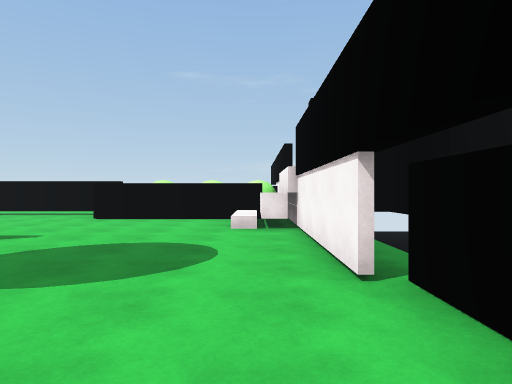
[1] (above)

16 first-person views from a walk through a 3-D level made in the Unity game engine. The camera is 1.4 m above the floor, looks level and sees 75° across. The floor is counted in squares, 2 m on a side. Each view is taken from the middle of a square. On the plan, view 1 faces up. The plan holds only what a view shows up to about 10 squares ahead; the rest is blank. The place goes on beyond the plan. The player is left out. Surface patterns are stand-ins for the level's own textures.

[2]
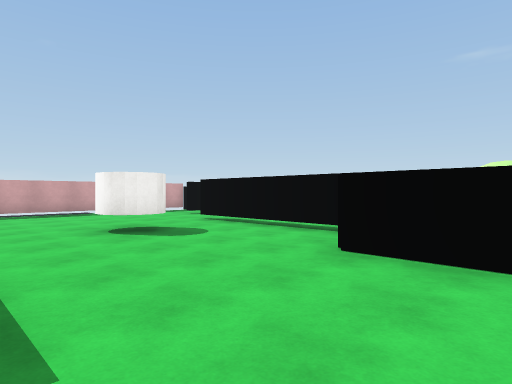

[3]
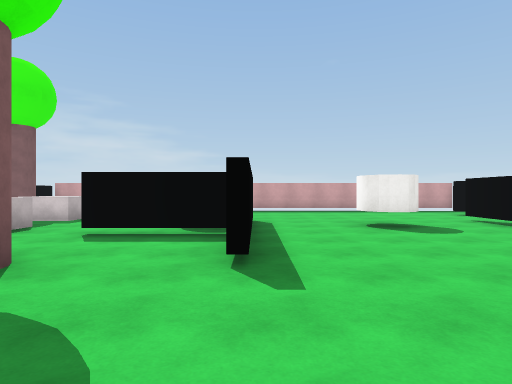

[4]
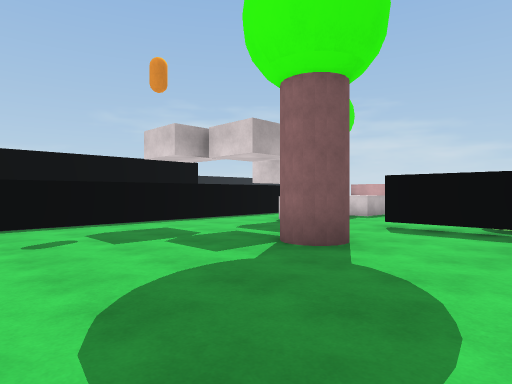

[5]
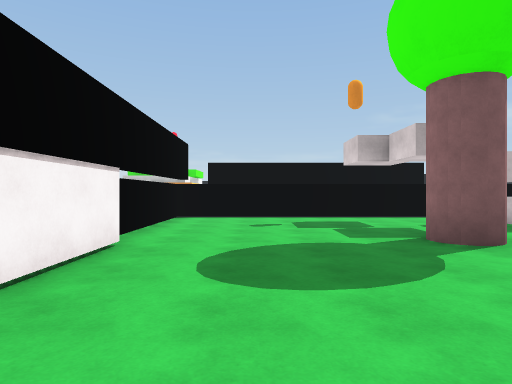

[6]
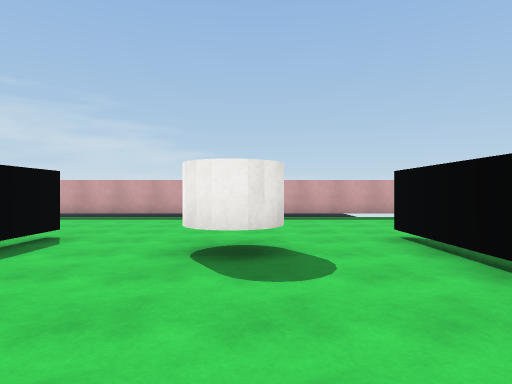

[7]
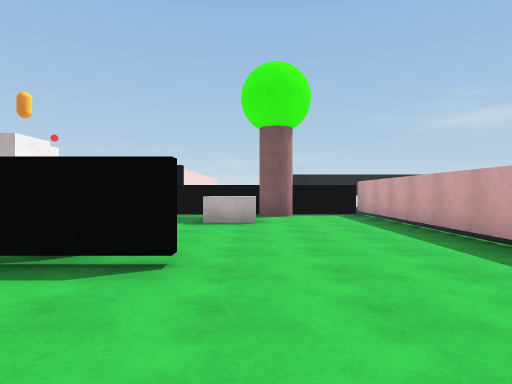

[8]
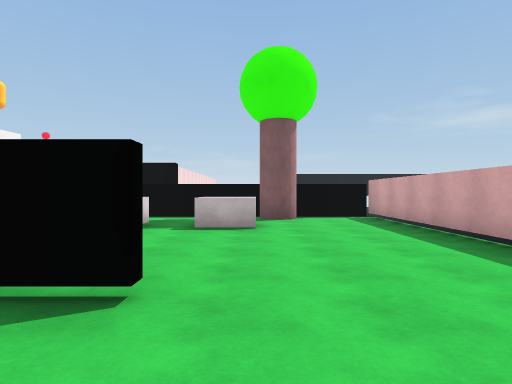

[9]
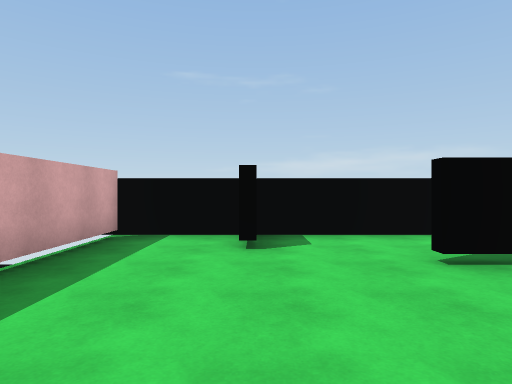

[10]
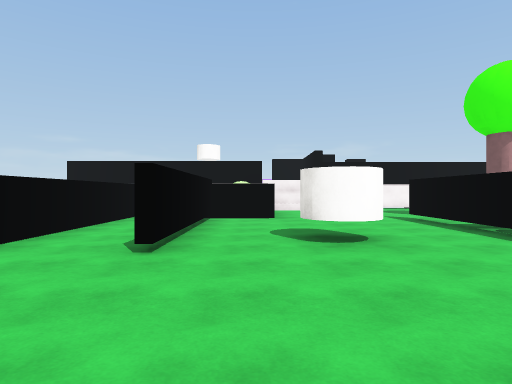

[11]
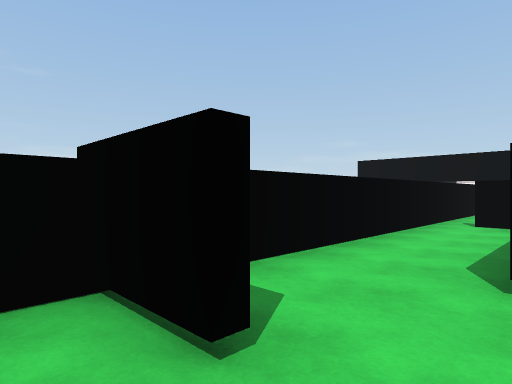

[12]
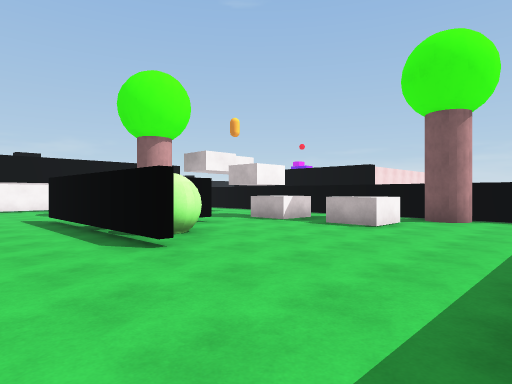

[13]
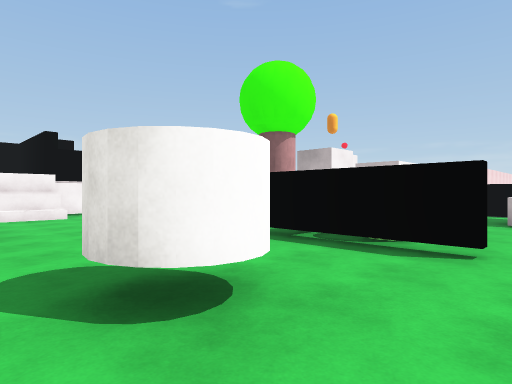

[14]
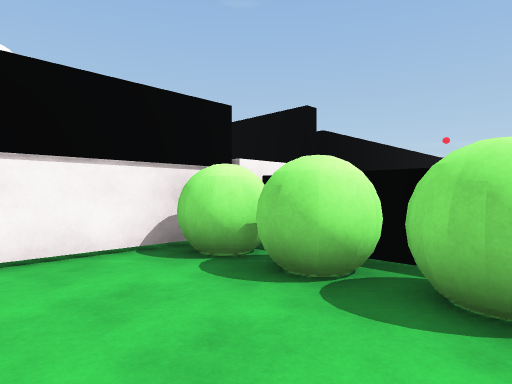

[15]
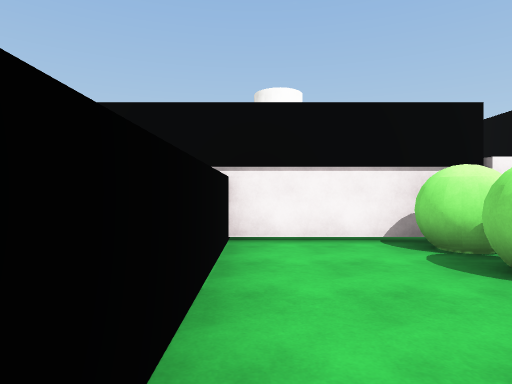

[16]
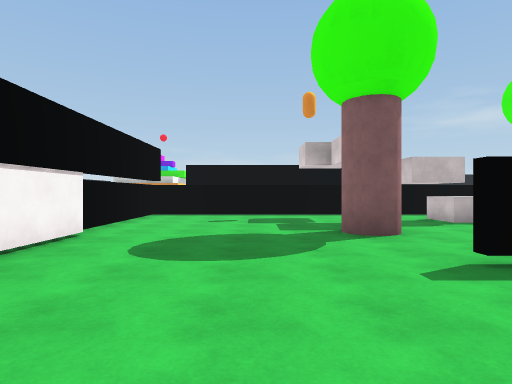

### Floor plan
Key: @ floor where view 1 was taken; # wall or solid block; x gap in a wall; . floor; ^ raised ledge; B green ball; T thing the floor can be seen under or through; C white cylinder; G grey block.
Columns run from 14 left of view 1 to 3 right of it. Each row starts with its distance up from view 1.
 13  #   ###########
 12 x..#...........#
 11 #.........#....#
 10 #....TTTTTTB.BB#
  9 #.........TBBBB#
  8 #.....C.......^^
  7 #.............^^
  6 #..............###
  5 #....#####.....#
  4 #.....B.#......#
  3 #.......#......##
  2 #.........#.....#
  1 #...............#
  0 #...GG.G......@.#
 -1 #...............#
 -2 #..##..........##
 -3  ##  ##########

Positions as (right, up) in squares from view 1, and headings:
1: (0, 0), facing up
2: (-2, 5), facing up-left
3: (-1, 5), facing left
4: (0, 5), facing down-left
5: (-1, 7), facing down
6: (-4, 8), facing left
7: (-10, 8), facing down
8: (-10, 7), facing down
9: (-11, 7), facing up
10: (-13, 9), facing right
11: (-12, 10), facing up-right
12: (-13, 7), facing down-right
13: (-10, 9), facing down-right
14: (-3, 12), facing down-right
15: (-4, 12), facing right
16: (-2, 8), facing down
